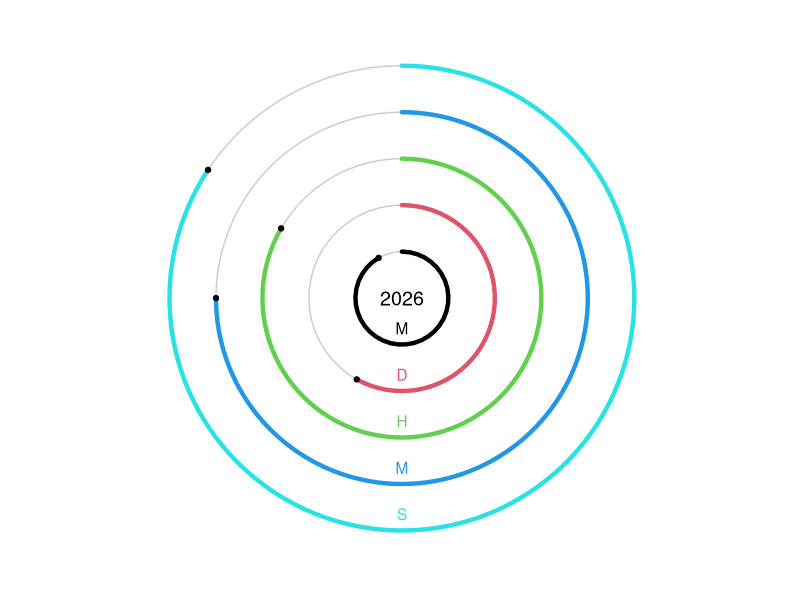

This figure's R source:
## ---- chunk 1
knitr::opts_chunk$set(echo = TRUE)
library(tidyverse)
library(lubridate)
## ---- chunk 2
N <- 5
n <- now()
mdhms <- tibble( y = 1:N, yend = 1:N,
                 x = 0, xend = c(month(n)*60/12, day(n)*60/31, (hour(n) %% 12)*60/12, minute(n), second(n)),
                 color = factor(1:N), 
                 label = c("M", "D", "H", "M", "S"))
mdhms %>% ggplot(aes(y=y, yend=yend, x = x)) + 
  geom_segment(aes(xend=60), size = 0.5, color="gray80") + 
  geom_segment(aes(xend=xend),
               lineend = "round", size = 1.5,
               color = factor(1:N)) + 
  geom_point(aes(y = 1:N, x = xend)) + 
  geom_text(aes(y = - 0.35 + (1:N), x = 30, label = label),
                color = factor(1:N)) + 
  annotate("text", label = year(n), x = 53.5, y = 0, size=5) + 
  scale_x_continuous(limits = c(0,60)) + 
  scale_y_continuous(limits = c(0, N)) + 
  coord_polar() + 
  theme(plot.background = element_rect(fill = "transparent"),
        panel.background = element_rect(fill = "transparent"),
        axis.title = element_blank(),
        axis.ticks = element_blank(),
        axis.text = element_blank(),)
